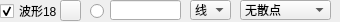
                   <widget class="QWidget" name="widget_18" native="true">
                    <property name="minimumSize">
                     <size>
                      <width>0</width>
                      <height>22</height>
                     </size>
                    </property>
                    <property name="maximumSize">
                     <size>
                      <width>16777215</width>
                      <height>22</height>
                     </size>
                    </property>
                    <widget class="QLineEdit" name="txtValueCurve18">
                     <property name="geometry">
                      <rect>
                       <x>110</x>
                       <y>0</y>
                       <width>71</width>
                       <height>20</height>
                      </rect>
                     </property>
                     <property name="text">
                      <string/>
                     </property>
                    </widget>
                    <widget class="QRadioButton" name="rdoBoldCurve18">
                     <property name="geometry">
                      <rect>
                       <x>90</x>
                       <y>3</y>
                       <width>16</width>
                       <height>16</height>
                      </rect>
                     </property>
                     <property name="text">
                      <string/>
                     </property>
                     <property name="checked">
                      <bool>false</bool>
                     </property>
                    </widget>
                    <widget class="QCheckBox" name="chkVisibleCurve18">
                     <property name="geometry">
                      <rect>
                       <x>0</x>
                       <y>3</y>
                       <width>60</width>
                       <height>16</height>
                      </rect>
                     </property>
                     <property name="text">
                      <string>波形18</string>
                     </property>
                     <property name="checked">
                      <bool>true</bool>
                     </property>
                    </widget>
                    <widget class="QPushButton" name="btnColourCurve18">
                     <property name="geometry">
                      <rect>
                       <x>60</x>
                       <y>0</y>
                       <width>21</width>
                       <height>21</height>
                      </rect>
                     </property>
                     <property name="text">
                      <string/>
                     </property>
                    </widget>
                    <widget class="QComboBox" name="cmbLineStyle18">
                     <property name="geometry">
                      <rect>
                       <x>190</x>
                       <y>0</y>
                       <width>41</width>
                       <height>20</height>
                      </rect>
                     </property>
                     <property name="currentIndex">
                      <number>1</number>
                     </property>
                     <item>
                      <property name="text">
                       <string>点</string>
                      </property>
                     </item>
                     <item>
                      <property name="text">
                       <string>线</string>
                      </property>
                     </item>
                     <item>
                      <property name="text">
                       <string>左</string>
                      </property>
                     </item>
                     <item>
                      <property name="text">
                       <string>右</string>
                      </property>
                     </item>
                     <item>
                      <property name="text">
                       <string>中</string>
                      </property>
                     </item>
                     <item>
                      <property name="text">
                       <string>积</string>
                      </property>
                     </item>
                    </widget>
                    <widget class="QComboBox" name="cmbScatterStyle18">
                     <property name="geometry">
                      <rect>
                       <x>240</x>
                       <y>0</y>
                       <width>91</width>
                       <height>20</height>
                      </rect>
                     </property>
                     <property name="focusPolicy">
                      <enum>Qt::WheelFocus</enum>
                     </property>
                     <property name="maxVisibleItems">
                      <number>20</number>
                     </property>
                     <item>
                      <property name="text">
                       <string>无散点</string>
                      </property>
                      <property name="icon">
                       <iconset resource="res.qrc">
                        <normaloff>:/pic/ssNone.png</normaloff>:/pic/ssNone.png</iconset>
                      </property>
                     </item>
                     <item>
                      <property name="text">
                       <string>x形</string>
                      </property>
                      <property name="icon">
                       <iconset resource="res.qrc">
                        <normaloff>:/pic/ssCross.png</normaloff>:/pic/ssCross.png</iconset>
                      </property>
                     </item>
                     <item>
                      <property name="text">
                       <string>+形</string>
                      </property>
                      <property name="icon">
                       <iconset resource="res.qrc">
                        <normaloff>:/pic/ssPlus.png</normaloff>:/pic/ssPlus.png</iconset>
                      </property>
                     </item>
                     <item>
                      <property name="text">
                       <string>空心圆</string>
                      </property>
                      <property name="icon">
                       <iconset resource="res.qrc">
                        <normaloff>:/pic/ssCircle.png</normaloff>:/pic/ssCircle.png</iconset>
                      </property>
                     </item>
                     <item>
                      <property name="text">
                       <string>实心圆</string>
                      </property>
                      <property name="icon">
                       <iconset resource="res.qrc">
                        <normaloff>:/pic/ssDisc.png</normaloff>:/pic/ssDisc.png</iconset>
                      </property>
                     </item>
                     <item>
                      <property name="text">
                       <string>矩形</string>
                      </property>
                      <property name="icon">
                       <iconset resource="res.qrc">
                        <normaloff>:/pic/ssSquare.png</normaloff>:/pic/ssSquare.png</iconset>
                      </property>
                     </item>
                     <item>
                      <property name="text">
                       <string>菱形</string>
                      </property>
                      <property name="icon">
                       <iconset resource="res.qrc">
                        <normaloff>:/pic/ssDiamond.png</normaloff>:/pic/ssDiamond.png</iconset>
                      </property>
                     </item>
                     <item>
                      <property name="text">
                       <string>星形</string>
                      </property>
                      <property name="icon">
                       <iconset resource="res.qrc">
                        <normaloff>:/pic/ssStar.png</normaloff>:/pic/ssStar.png</iconset>
                      </property>
                     </item>
                     <item>
                      <property name="text">
                       <string>正三角</string>
                      </property>
                      <property name="icon">
                       <iconset resource="res.qrc">
                        <normaloff>:/pic/ssTriangle.png</normaloff>:/pic/ssTriangle.png</iconset>
                      </property>
                     </item>
                     <item>
                      <property name="text">
                       <string>倒三角</string>
                      </property>
                      <property name="icon">
                       <iconset resource="res.qrc">
                        <normaloff>:/pic/ssTriangleInverted.png</normaloff>:/pic/ssTriangleInverted.png</iconset>
                      </property>
                     </item>
                     <item>
                      <property name="text">
                       <string>x框</string>
                      </property>
                      <property name="icon">
                       <iconset resource="res.qrc">
                        <normaloff>:/pic/ssCrossSquare.png</normaloff>:/pic/ssCrossSquare.png</iconset>
                      </property>
                     </item>
                     <item>
                      <property name="text">
                       <string>+框</string>
                      </property>
                      <property name="icon">
                       <iconset resource="res.qrc">
                        <normaloff>:/pic/ssPlusSquare.png</normaloff>:/pic/ssPlusSquare.png</iconset>
                      </property>
                     </item>
                     <item>
                      <property name="text">
                       <string>x圆</string>
                      </property>
                      <property name="icon">
                       <iconset resource="res.qrc">
                        <normaloff>:/pic/ssCrossCircle.png</normaloff>:/pic/ssCrossCircle.png</iconset>
                      </property>
                     </item>
                     <item>
                      <property name="text">
                       <string>+圆</string>
                      </property>
                      <property name="icon">
                       <iconset resource="res.qrc">
                        <normaloff>:/pic/ssPlusCircle.png</normaloff>:/pic/ssPlusCircle.png</iconset>
                      </property>
                     </item>
                     <item>
                      <property name="text">
                       <string>和平</string>
                      </property>
                      <property name="icon">
                       <iconset resource="res.qrc">
                        <normaloff>:/pic/ssPeace.png</normaloff>:/pic/ssPeace.png</iconset>
                      </property>
                     </item>
                    </widget>
                   </widget>
